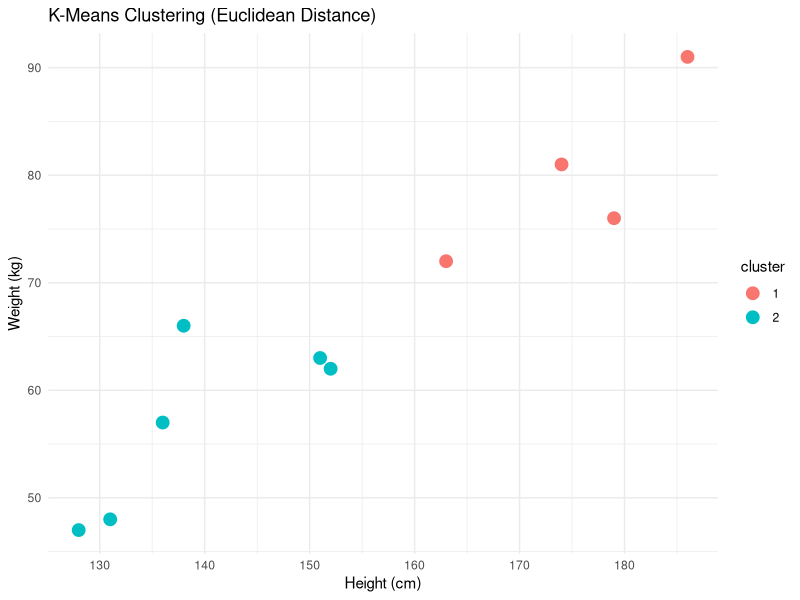

Write the R code that produced this figure.
# Load necessary library
library(ggplot2)  # For visualization

# Step 1: Create sample data (Height & Weight)
set.seed(42)  # Ensures reproducibility
data <- data.frame(
  height = c(151, 174, 138, 186, 128, 136, 179, 163, 152, 131),
  weight = c(63, 81, 66, 91, 47, 57, 76, 72, 62, 48)
)

# Step 2: Scale the data (recommended for better clustering)
data_scaled <- scale(data)

# Step 3: Apply K-means clustering with K=2 (two clusters)
kmeans_result <- kmeans(data_scaled, centers = 2, nstart = 25)

# Print cluster assignments
print(kmeans_result$cluster)

# Step 4: Visualize the Clusters
data$cluster <- as.factor(kmeans_result$cluster)  # Convert cluster to factor

ggplot(data, aes(x = height, y = weight, color = cluster)) +
  geom_point(size = 4) +
  labs(title = "K-Means Clustering (Euclidean Distance)", x = "Height (cm)", y = "Weight (kg)") +
  theme_minimal()

